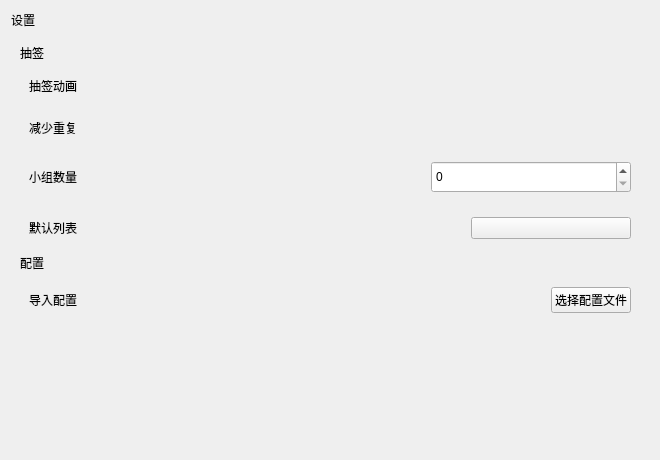
<?xml version="1.0" encoding="UTF-8"?>
<ui version="4.0">
 <class>settings</class>
 <widget class="QWidget" name="settings">
  <property name="geometry">
   <rect>
    <x>0</x>
    <y>0</y>
    <width>660</width>
    <height>460</height>
   </rect>
  </property>
  <property name="windowTitle">
   <string>Form</string>
  </property>
  <layout class="QVBoxLayout" name="verticalLayout_2">
   <item>
    <widget class="TitleLabel" name="TitleLabel">
     <property name="text">
      <string>设置</string>
     </property>
    </widget>
   </item>
   <item>
    <widget class="ScrollArea" name="ScrollArea">
     <property name="frameShape">
      <enum>QFrame::Shape::NoFrame</enum>
     </property>
     <property name="frameShadow">
      <enum>QFrame::Shadow::Plain</enum>
     </property>
     <property name="widgetResizable">
      <bool>true</bool>
     </property>
     <widget class="QWidget" name="scrollAreaWidgetContents">
      <property name="geometry">
       <rect>
        <x>0</x>
        <y>0</y>
        <width>642</width>
        <height>288</height>
       </rect>
      </property>
      <property name="sizePolicy">
       <sizepolicy hsizetype="Preferred" vsizetype="Fixed">
        <horstretch>0</horstretch>
        <verstretch>0</verstretch>
       </sizepolicy>
      </property>
      <layout class="QVBoxLayout" name="verticalLayout_3">
       <item>
        <widget class="SubtitleLabel" name="SubtitleLabel">
         <property name="text">
          <string>抽签</string>
         </property>
        </widget>
       </item>
       <item>
        <widget class="CardWidget" name="CardWidget">
         <property name="sizePolicy">
          <sizepolicy hsizetype="Preferred" vsizetype="Fixed">
           <horstretch>0</horstretch>
           <verstretch>0</verstretch>
          </sizepolicy>
         </property>
         <property name="borderRadius" stdset="0">
          <number>5</number>
         </property>
         <layout class="QHBoxLayout" name="horizontalLayout_2">
          <item>
           <widget class="BodyLabel" name="BodyLabel">
            <property name="text">
             <string>抽签动画</string>
            </property>
           </widget>
          </item>
          <item>
           <widget class="SwitchButton" name="SwitchButton" native="true">
            <property name="sizePolicy">
             <sizepolicy hsizetype="Fixed" vsizetype="Preferred">
              <horstretch>0</horstretch>
              <verstretch>0</verstretch>
             </sizepolicy>
            </property>
            <property name="layoutDirection">
             <enum>Qt::LayoutDirection::RightToLeft</enum>
            </property>
            <property name="checked" stdset="0">
             <bool>false</bool>
            </property>
            <property name="text" stdset="0">
             <string>关</string>
            </property>
            <property name="onText" stdset="0">
             <string>开</string>
            </property>
            <property name="offText" stdset="0">
             <string>关</string>
            </property>
           </widget>
          </item>
         </layout>
        </widget>
       </item>
       <item>
        <widget class="CardWidget" name="CardWidget_2">
         <property name="sizePolicy">
          <sizepolicy hsizetype="Preferred" vsizetype="Fixed">
           <horstretch>0</horstretch>
           <verstretch>0</verstretch>
          </sizepolicy>
         </property>
         <property name="borderRadius" stdset="0">
          <number>5</number>
         </property>
         <layout class="QHBoxLayout" name="horizontalLayout_3">
          <item>
           <widget class="BodyLabel" name="BodyLabel_2">
            <property name="text">
             <string>减少重复</string>
            </property>
           </widget>
          </item>
          <item>
           <widget class="SwitchButton" name="SwitchButton_2" native="true">
            <property name="sizePolicy">
             <sizepolicy hsizetype="Fixed" vsizetype="Preferred">
              <horstretch>0</horstretch>
              <verstretch>0</verstretch>
             </sizepolicy>
            </property>
            <property name="layoutDirection">
             <enum>Qt::LayoutDirection::RightToLeft</enum>
            </property>
            <property name="text" stdset="0">
             <string>关</string>
            </property>
            <property name="onText" stdset="0">
             <string>开</string>
            </property>
            <property name="offText" stdset="0">
             <string>关</string>
            </property>
           </widget>
          </item>
         </layout>
        </widget>
       </item>
       <item>
        <widget class="CardWidget" name="CardWidget_4">
         <layout class="QHBoxLayout" name="horizontalLayout">
          <item>
           <widget class="BodyLabel" name="BodyLabel_4">
            <property name="text">
             <string>小组数量</string>
            </property>
           </widget>
          </item>
          <item>
           <widget class="SpinBox" name="SpinBox">
            <property name="sizePolicy">
             <sizepolicy hsizetype="Maximum" vsizetype="Preferred">
              <horstretch>0</horstretch>
              <verstretch>0</verstretch>
             </sizepolicy>
            </property>
            <property name="minimumSize">
             <size>
              <width>200</width>
              <height>32</height>
             </size>
            </property>
            <property name="font">
             <font>
              <pointsize>9</pointsize>
              <bold>false</bold>
             </font>
            </property>
           </widget>
          </item>
         </layout>
        </widget>
       </item>
       <item>
        <widget class="CardWidget" name="CardWidget_5">
         <property name="sizePolicy">
          <sizepolicy hsizetype="Preferred" vsizetype="Fixed">
           <horstretch>0</horstretch>
           <verstretch>0</verstretch>
          </sizepolicy>
         </property>
         <property name="borderRadius" stdset="0">
          <number>5</number>
         </property>
         <layout class="QHBoxLayout" name="horizontalLayout_4">
          <item>
           <widget class="BodyLabel" name="BodyLabel_5">
            <property name="text">
             <string>默认列表</string>
            </property>
           </widget>
          </item>
          <item>
           <widget class="ComboBox" name="ComboBox">
            <property name="sizePolicy">
             <sizepolicy hsizetype="Maximum" vsizetype="Fixed">
              <horstretch>0</horstretch>
              <verstretch>0</verstretch>
             </sizepolicy>
            </property>
            <property name="minimumSize">
             <size>
              <width>160</width>
              <height>0</height>
             </size>
            </property>
            <property name="layoutDirection">
             <enum>Qt::LayoutDirection::LeftToRight</enum>
            </property>
           </widget>
          </item>
         </layout>
        </widget>
       </item>
       <item>
        <widget class="SubtitleLabel" name="SubtitleLabel_2">
         <property name="text">
          <string>配置</string>
         </property>
        </widget>
       </item>
       <item>
        <widget class="CardWidget" name="CardWidget_3">
         <layout class="QHBoxLayout" name="horizontalLayout_6">
          <item>
           <widget class="BodyLabel" name="BodyLabel_3">
            <property name="text">
             <string>导入配置</string>
            </property>
           </widget>
          </item>
          <item>
           <spacer name="horizontalSpacer">
            <property name="orientation">
             <enum>Qt::Orientation::Horizontal</enum>
            </property>
            <property name="sizeType">
             <enum>QSizePolicy::Policy::Expanding</enum>
            </property>
            <property name="sizeHint" stdset="0">
             <size>
              <width>40</width>
              <height>0</height>
             </size>
            </property>
           </spacer>
          </item>
          <item>
           <widget class="PushButton" name="PushButton">
            <property name="text">
             <string>选择配置文件</string>
            </property>
           </widget>
          </item>
         </layout>
        </widget>
       </item>
      </layout>
     </widget>
    </widget>
   </item>
  </layout>
 </widget>
 <customwidgets>
  <customwidget>
   <class>ComboBox</class>
   <extends>QPushButton</extends>
   <header>qfluentwidgets</header>
  </customwidget>
  <customwidget>
   <class>PushButton</class>
   <extends>QPushButton</extends>
   <header>qfluentwidgets</header>
  </customwidget>
  <customwidget>
   <class>SwitchButton</class>
   <extends>QWidget</extends>
   <header>qfluentwidgets</header>
  </customwidget>
  <customwidget>
   <class>CardWidget</class>
   <extends>QFrame</extends>
   <header>qfluentwidgets</header>
   <container>1</container>
  </customwidget>
  <customwidget>
   <class>ScrollArea</class>
   <extends>QScrollArea</extends>
   <header>qfluentwidgets</header>
   <container>1</container>
  </customwidget>
  <customwidget>
   <class>BodyLabel</class>
   <extends>QLabel</extends>
   <header>qfluentwidgets</header>
  </customwidget>
  <customwidget>
   <class>SubtitleLabel</class>
   <extends>QLabel</extends>
   <header>qfluentwidgets</header>
  </customwidget>
  <customwidget>
   <class>TitleLabel</class>
   <extends>QLabel</extends>
   <header>qfluentwidgets</header>
  </customwidget>
  <customwidget>
   <class>SpinBox</class>
   <extends>QSpinBox</extends>
   <header>qfluentwidgets</header>
  </customwidget>
 </customwidgets>
 <resources/>
 <connections/>
</ui>
